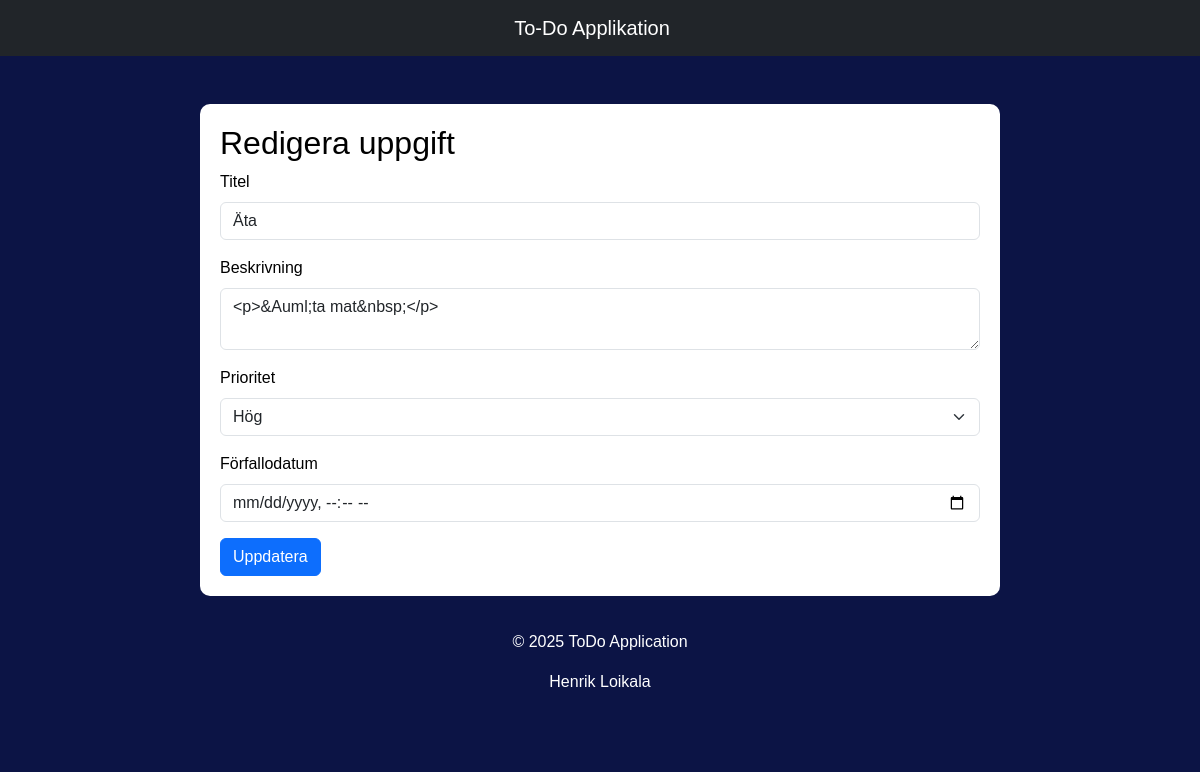
Page /edit.php?id=2 on the committed database.
### tables this page shows
CREATE TABLE `todos` (
  `id` int(11) NOT NULL,
  `title` varchar(255) NOT NULL,
  `description` text DEFAULT NULL,
  `priority` enum('Low','Medium','High') NOT NULL,
  `is_completed` tinyint(1) DEFAULT 0,
  `created_at` timestamp NOT NULL DEFAULT current_timestamp(),
  `completed_at` timestamp NULL DEFAULT NULL,
  `due_date` timestamp NULL DEFAULT NULL
);

### edit.php (the view, shortened to what this page needs)
<?php
include 'ConnectorDB.php';
include 'header.php';
$id = $_GET['id'];
$stmt = $pdo->prepare('SELECT * FROM todos WHERE id = ?');
$stmt->execute([$id]);
$task = $stmt->fetch();
?>
<div class="container mt-5">
    <h2>Redigera uppgift</h2>
    <form method="post">
        <div class="mb-3">
            <label for="title" class="form-label">Titel</label>
            <input type="text" class="form-control" id="title" name="title" value="<?php echo htmlspecialchars($task['title']); ?>" required>
        </div>
        <div class="mb-3">
            <label for="description" class="form-label">Beskrivning</label>
            <textarea class="form-control" id="description" name="description"><?php echo htmlspecialchars($task['description']); ?></textarea>
        </div>
        <div class="mb-3">
            <label for="priority" class="form-label">Prioritet</label>
            <select class="form-select" id="priority" name="priority" required>
                <option value="High" <?php echo $task['priority'] == 'High' ? 'selected' : ''; ?>>Hög</option>
            </select>
        </div>
        <div class="mb-3">
            <label for="due_date" class="form-label">Förfallodatum</label>
            <input type="datetime-local" class="form-control" id="due_date" name="due_date" value="<?php echo $task['due_date'] ? date('Y-m-d\TH:i', strtotime($task['due_date'])) : ''; ?>">
        </div>
        <button type="submit" class="btn btn-primary">Uppdatera</button>
    </form>
</div>
<?php include 'footer.php'; ?>

### TodoStyle.css (style rules this page uses)
body { font-family: Arial, sans-serif; background-color: #0c1445; color: white; margin: 0; padding: 0; }
.container { max-width: 800px; margin: 0 auto; background-color: white; color: black; padding: 20px; border-radius: 10px; }

### rows in the picture
todos: title "Äta", description "<p>&Auml;ta mat&nbsp;</p>", priority "Hög"
